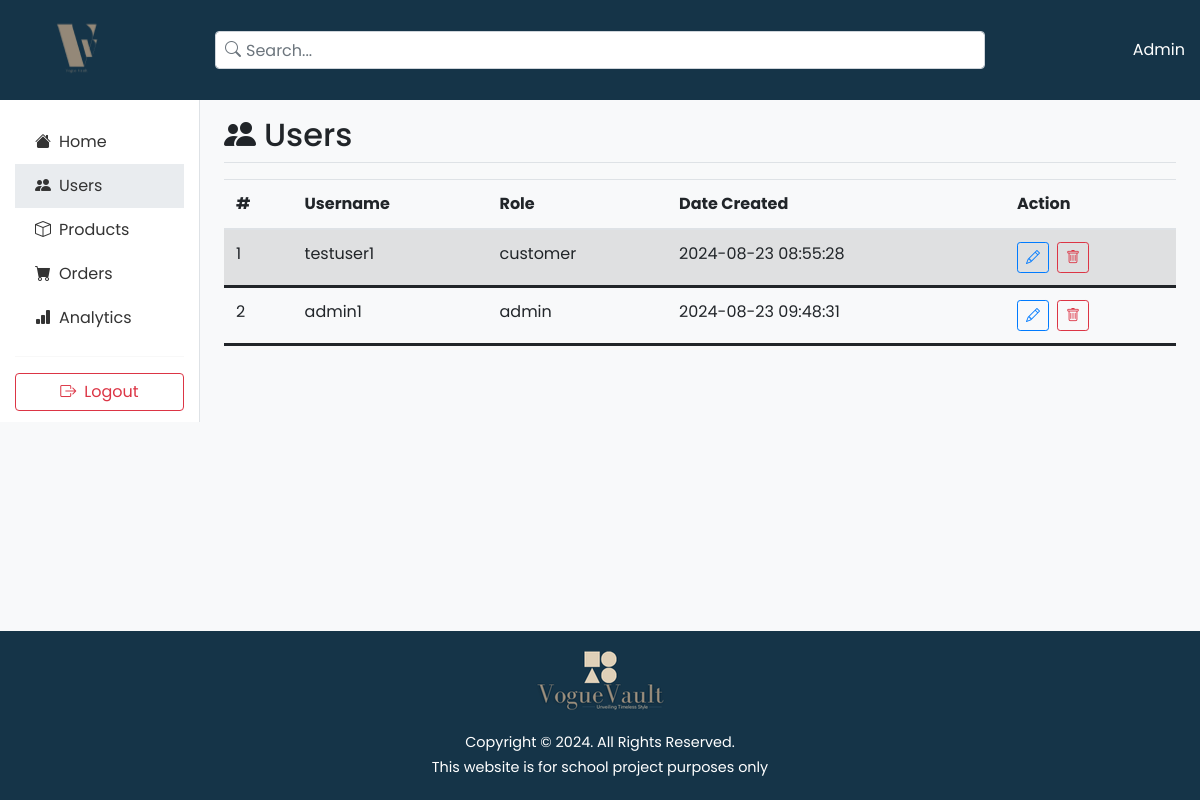
The page /admin/admin_users.php (signed in) on the database as committed earlier.
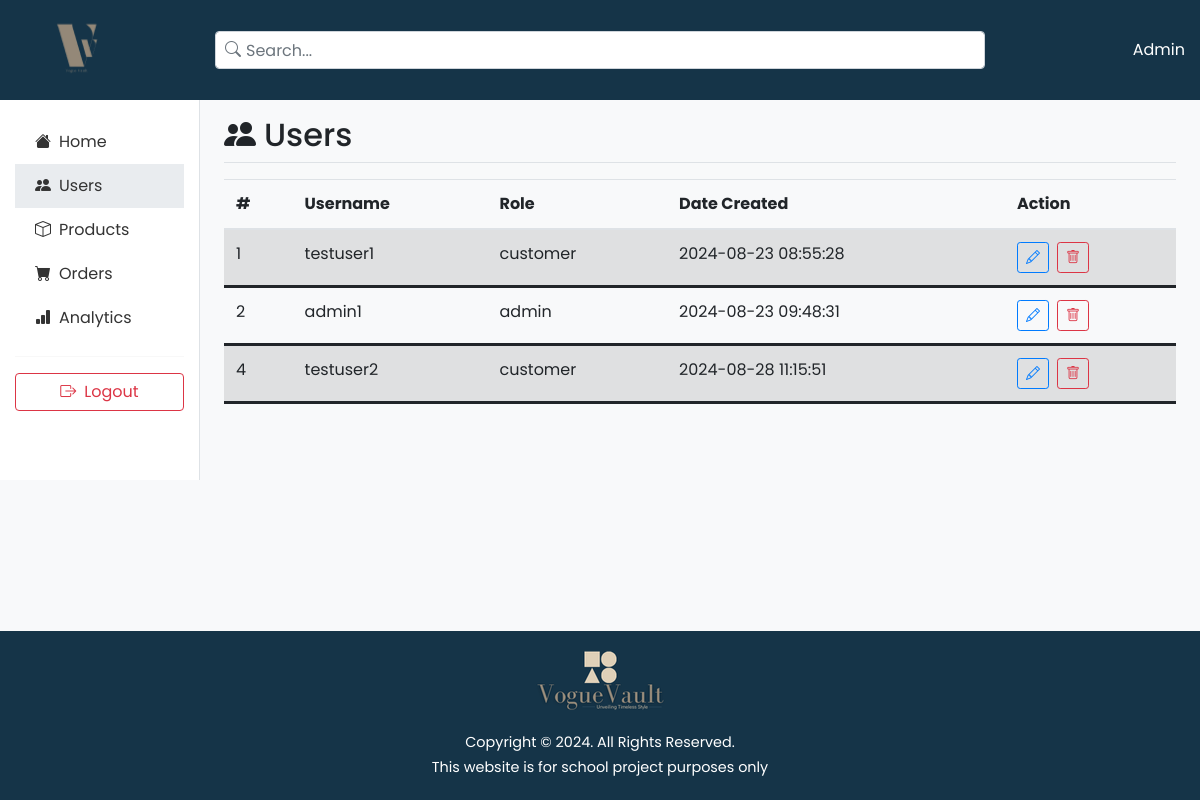
The same page on the database as committed later.
### tables this page shows
CREATE TABLE `users` (
  `id` int(11) NOT NULL,
  `username` varchar(50) NOT NULL,
  `password` varchar(255) NOT NULL,
  `email` varchar(100) NOT NULL,
  `role` varchar(20) NOT NULL DEFAULT 'customer',
  `gender` enum('male','female','other') DEFAULT NULL,
  `birthday` date DEFAULT NULL,
  `created_at` timestamp NOT NULL DEFAULT current_timestamp(),
  `reset_token` varchar(100) DEFAULT NULL,
  `address` text DEFAULT NULL
);

### admin/admin_users.php (the view, shortened to what this page needs)
<?php
require_once '../includes/connection.php';
$sql = "SELECT * FROM users";
$stmt = $pdo->query($sql);
?>
<!DOCTYPE html>
<html lang="en">
<head>
    <link href="../assets/css/bootstrap.min.css" rel="stylesheet">
    <link rel="stylesheet" href="https://cdn.jsdelivr.net/npm/bootstrap-icons@1.10.5/font/bootstrap-icons.css">
    <link rel="stylesheet" href="../assets/fonts/poppins.css">
    <link rel="stylesheet" href="../assets/css/style.css">
</head>
<body>
    <div class="top-bar">
        <div class="container-fluid">
            <div class="row align-items-center">
                <div class="col-md-3 col-lg-2">
                    <a href="admin_panel.php" class="logo">
                        <img src="../assets/images/logowhitelctransparent.png" style="max-height: 80px; width: auto;">
                    </a>
                </div>
                <div class="col-md-6 col-lg-8">
                    <div class="search-bar">
                        <i class="bi bi-search text-muted"></i>
                        <input type="text" class="form-control" id="searchInput" placeholder="Search...">
                    </div>
                </div>
                <div class="col-md-3 col-lg-2 text-end">
                    <span class="text-white">Admin</span>
                </div>
            </div>
        </div>
    </div>
    <div class="container-fluid flex-grow-1">
        <div class="row h-100">
            <nav class="col-md-3 col-lg-2 d-md-block sidebar collapse">
                <div class="position-sticky">
                    <ul class="nav flex-column">
                        <li class="nav-item">
                            <a class="nav-link" href="./admin_panel.php">
                                <i class="bi bi-house-fill me-2"></i>Home
                            </a>
                        </li>
                        <li class="nav-item">
                            <a class="nav-link active" href="./admin_users.php">
                                <i class="bi bi-people-fill me-2"></i>Users
                            </a>
                        </li>
                        <li class="nav-item">
                            <a class="nav-link" href="./admin_products.php">
                                <i class="bi bi-box me-2"></i>Products
                            </a>
                        </li>
                        <li class="nav-item">
                            <a class="nav-link" href="./admin_orders.php">
                                <i class="bi bi-cart-fill me-2"></i>Orders
                            </a>
                        </li>
                        <li class="nav-item">
                            <a class="nav-link" href="./admin_analytics.php">
                                <i class="bi bi-bar-chart-fill me-2"></i>Analytics
                            </a>
                        </li>
                    </ul>
                    <hr>
                    <div class="d-flex align-items-center justify-content-center">
                        <a href="../logout.php" class="btn btn-outline-danger w-100">
                            <i class="bi bi-box-arrow-right me-2"></i>Logout
                        </a>
                    </div>
                </div>
            </nav>
            <main class="col-md-9 ms-sm-auto col-lg-10 px-md-4 main-content">
                <div class="d-flex justify-content-between flex-wrap flex-md-nowrap align-items-center pt-3 pb-2 mb-3 border-bottom">
                    <h2><i class="bi bi-people-fill me-2"></i>Users</h2>
                </div>
                <div class="table-responsive">
                    <table class="table table-striped table-md">
                        <thead>
                            <tr>
                                <th>#</th>
                                <th>Username</th>
                                <th>Role</th>
                                <th>Date Created</th>
                                <th>Action</th>
                            </tr>
                        </thead>
                        <tbody>
                        <?php
                            if ($stmt) {
                                while ($row = $stmt->fetch(PDO::FETCH_ASSOC)) {
                                    echo "<tr data-user-id='" . htmlspecialchars($row["id"]) . "'>";
                                    echo "<td>" . htmlspecialchars($row["id"]) . "</td>";
                                    echo "<td>" . htmlspecialchars($row["username"]) . "</td>";
                                    echo "<td>" . htmlspecialchars($row["role"]) . "</td>";
                                    echo "<td>" . htmlspecialchars($row["created_at"]) . "</td>";
                                    echo "<td>";
                                    echo "<button class='btn btn-sm btn-outline-primary me-2' data-bs-toggle='modal' data-bs-target='#editUserModal' data-user-id='" . htmlspecialchars($row["id"]) . "'><i class='bi bi-pencil'></i></button>";
                                    echo "<button class='btn btn-sm btn-outline-danger' data-bs-toggle='modal' data-bs-target='#deleteModal' data-user-id='" . htmlspecialchars($row["id"]) . "'><i class='bi bi-trash'></i></button>";
                                    echo "</td>";
                                    echo "</tr>";
                                }
                            } else {
                                echo "<tr><td colspan='5'>No users found</td></tr>";
                            }
                            ?>
                        </tbody>
                    </table>
                </div>
            </main>
        </div>
    </div>
    <footer>
        <div class="container">
            <div class="row">
                <div class="col-lg-12 text-center">
                    <img src="../assets/images/white-logo.png" alt="VogueVault Logo" style="max-height: 60px;">
                    <p>Copyright © <?php echo date("Y"); ?>. All Rights Reserved.<br>This website is for school project purposes only</p>
                </div>
            </div>
        </div>
    </footer>
</body>
</html>

### assets/css/style.css (style rules this page uses)
html, body, div, span, applet, object, iframe, h1, h2, h3, h4, h5, h6, p, blockquote, div pre, a, abbr, acronym, address, big, cite, code, del, dfn, em, font, img, ins, kbd, q, s, samp, small, strike, strong, sub, sup, tt, var, b, u, i, center, dl, dt, dd, ol, ul, li, figure, header, nav, section, article, aside, footer, figcaption { margin: 0; padding: 0; border: 0; outline: 0; }
ul, li { padding: 0; margin: 0; list-style: none; }
header, nav, section, article, aside, footer, hgroup { display: block; }
* { box-sizing: border-box; }
html, body { font-family: 'Poppins', sans-serif; font-weight: 400; background-color: #fff; font-size: 16px; -ms-text-size-adjust: 100%; -webkit-font-smoothing: antialiased; -moz-osx-font-smoothing: grayscale; }
a { text-decoration: none !important; }
h1, h2, h3, h4, h5, h6 { margin-top: 0px; margin-bottom: 0px; }
ul { margin-bottom: 0px; }
p { font-size: 14px; line-height: 25px; color: #153448; }
html, body { background: #fff; font-family: 'Poppins', sans-serif; }
footer { margin-top: 60px; padding: 60px 0px 30px 0px; background-color: #153448; }

### admin/admin_users.php (style rules this page uses)
body { font-family: 'Poppins', sans-serif; background-color: #f8f9fa; display: flex; flex-direction: column; min-height: 100vh; }
.sidebar { background-color: white; border-right: 1px solid #dee2e6; padding-top: 20px; }
.sidebar .nav-link { color: #333; padding: 10px 20px; }
.sidebar .nav-link.active { background-color: #e9ecef; }
.top-bar { background-color: #153448; padding: 10px 0; }
.search-bar { position: relative; }
.search-bar input { padding-left: 30px; }
.search-bar .bi-search { position: absolute; top: 50%; left: 10px; transform: translateY(-50%); }
.main-content { flex: 1; overflow-y: auto; padding-bottom: 60px; }
.table-responsive { max-height: calc(100vh - 250px); overflow-y: auto; }
footer { background-color: #153448; color: white; padding: 20px 0; position: fixed; bottom: 0; width: 100%; }
footer p { color: white; margin-top: 20px; font-size: 0.9rem; }

Rows that differ between the two databases and show on the page:
added users: id "4", username "testuser2", role "customer", created_at "2024-08-28 11:15:51"
